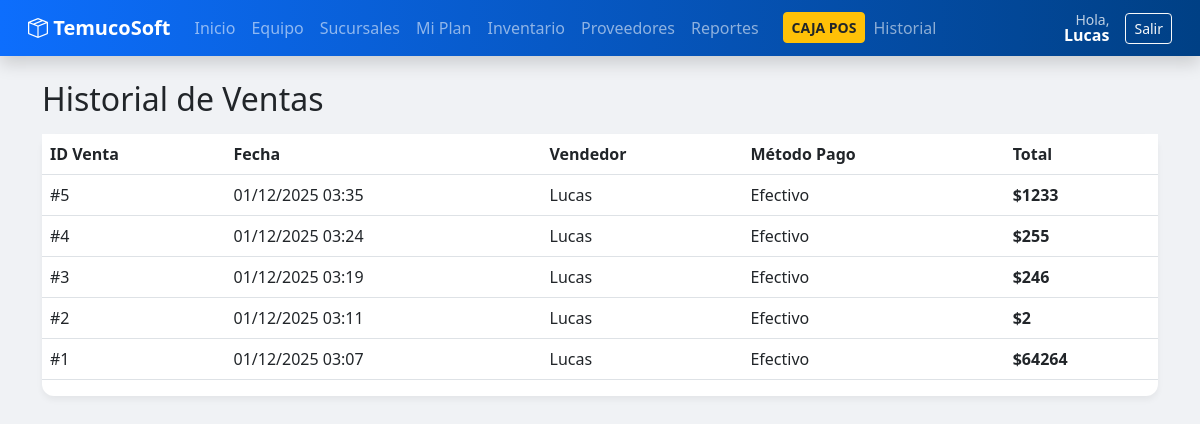
Page /sales/ (signed in) on the committed database.
### api/models.py (models this page shows)
class User(AbstractUser):
    ROLES = (
        ('super_admin', 'Super Admin'),
        ('admin_cliente', 'Admin Cliente'),
        ('gerente', 'Gerente'),
        ('vendedor', 'Vendedor'),
        ('cliente_final', 'Cliente Ecommerce'),
    )
    username = None
    email = models.EmailField(unique=True)
    rut = models.CharField(max_length=12, blank=True, null=True, validators=[validar_rut_chileno]) # Validador
    role = models.CharField(max_length=20, choices=ROLES, default='cliente_final')
    company = models.ForeignKey(Company, on_delete=models.CASCADE, null=True, blank=True, related_name='users')
    USERNAME_FIELD = 'email'
    REQUIRED_FIELDS = []
    objects = UserManager()

class Sale(models.Model):
    PAYMENT_TYPES = (('cash', 'Efectivo'), ('debit', 'Débito'), ('credit', 'Crédito'), ('transfer', 'Transferencia'))
    company = models.ForeignKey(Company, on_delete=models.CASCADE)
    branch = models.ForeignKey(Branch, on_delete=models.SET_NULL, null=True)
    seller = models.ForeignKey(User, on_delete=models.SET_NULL, null=True)
    customer = models.ForeignKey(Customer, on_delete=models.SET_NULL, null=True, blank=True)
    total = models.DecimalField(max_digits=12, decimal_places=0, validators=[validar_positivo])
    payment_method = models.CharField(max_length=20, choices=PAYMENT_TYPES, default='cash')
    created_at = models.DateTimeField(auto_now_add=True) # Automático (no valida futuro porque es 'now')

### api/views.py (the view)
# urls.py: path('sales/', views.sale_list, name='sale_list'),
@login_required
def sale_list(request):
    return render(request, 'sales/list.html', {'sales': Sale.objects.filter(company=request.user.company).order_by('-created_at')})

### templates/sales/list.html
{% extends 'base.html' %}
{% block content %}
<h2>Historial de Ventas</h2>
<div class="card mt-3">
    <table class="table">
        <thead>
            <tr>
                <th>ID Venta</th>
                <th>Fecha</th>
                <th>Vendedor</th>
                <th>Método Pago</th>
                <th>Total</th>
            </tr>
        </thead>
        <tbody>
            {% for sale in sales %}
            <tr>
                <td>#{{ sale.id }}</td>
                <td>{{ sale.created_at|date:"d/m/Y H:i" }}</td>
                <td>{{ sale.seller.first_name }}</td>
                <td>{{ sale.get_payment_method_display }}</td>
                <td class="fw-bold">${{ sale.total }}</td>
            </tr>
            {% empty %}
            <tr><td colspan="5">No hay ventas registradas.</td></tr>
            {% endfor %}
        </tbody>
    </table>
</div>
{% endblock %}

### templates/base.html (shortened to what this page needs)
<!DOCTYPE html>
<html lang="es">
<head>
    <link href="https://cdn.jsdelivr.net/npm/bootstrap@5.3.0/dist/css/bootstrap.min.css" rel="stylesheet">
    <link rel="stylesheet" href="https://cdn.jsdelivr.net/npm/bootstrap-icons@1.10.5/font/bootstrap-icons.css">
</head>
<body>
    <nav class="navbar navbar-expand-lg navbar-dark mb-4 px-3 shadow">
        <div class="container-fluid">
            <a class="navbar-brand fw-bold" href="{% url 'dashboard' %}"><i class="bi bi-box-seam"></i> TemucoSoft</a>
            <div class="collapse navbar-collapse" id="navbarNav">
                {% if user.is_authenticated %}
                <ul class="navbar-nav me-auto">
                    <li class="nav-item"><a class="nav-link" href="{% url 'dashboard' %}">Inicio</a></li>
                    {% if user.role == 'admin_cliente' %}
                        <li class="nav-item"><a class="nav-link" href="{% url 'team_list' %}">Equipo</a></li>
                        <li class="nav-item"><a class="nav-link" href="{% url 'branch_list' %}">Sucursales</a></li>
                        <li class="nav-item"><a class="nav-link" href="{% url 'subscription' %}">Mi Plan</a></li>
                    {% endif %}
                    {% if user.role == 'admin_cliente' or user.role == 'gerente' %}
                        <li class="nav-item"><a class="nav-link" href="{% url 'product_list' %}">Inventario</a></li>
                        <li class="nav-item"><a class="nav-link" href="{% url 'supplier_list' %}">Proveedores</a></li>
                        <li class="nav-item"><a class="nav-link" href="{% url 'reports' %}">Reportes</a></li>
                    {% endif %}
                    {% if user.role != 'super_admin' %}
                        <li class="nav-item ms-lg-3"><a class="btn btn-warning text-dark fw-bold btn-sm mt-1" href="{% url 'pos' %}">CAJA POS</a></li>
                        <li class="nav-item"><a class="nav-link" href="{% url 'sale_list' %}">Historial</a></li>
                    {% endif %}
                </ul>
                <div class="d-flex align-items-center text-white">
                    <div class="me-3 text-end lh-1">
                        <small class="d-block opacity-75">Hola,</small>
                        <span class="fw-bold">{{ user.first_name }}</span>
                    </div>
                    <form action="{% url 'logout' %}" method="post">
                        {% csrf_token %}<button type="submit" class="btn btn-outline-light btn-sm">Salir</button>
                    </form>
                </div>
                {% endif %}
            </div>
        </div>
    </nav>
    <div class="container pb-5">
        {% block content %}{% endblock %}
    </div>
</body>
</html>

### templates/base.html (style rules this page uses)
body { background-color: #f0f2f5; font-family: 'Segoe UI', sans-serif; }
.navbar { background: linear-gradient(90deg, #0d6efd 0%, #004085 100%); }
.card { border: none; border-radius: 12px; box-shadow: 0 4px 6px rgba(0,0,0,0.05); transition: transform 0.2s; }

### rows in the picture
User: first_name "Lucas"
Sale: id "5", created_at "01/12/2025 03:35", seller.first_name "Lucas", payment_method "Efectivo", total "1233"
Sale: id "4", created_at "01/12/2025 03:24", seller.first_name "Lucas", payment_method "Efectivo", total "255"
Sale: id "3", created_at "01/12/2025 03:19", seller.first_name "Lucas", payment_method "Efectivo", total "246"
Sale: id "2", created_at "01/12/2025 03:11", seller.first_name "Lucas", payment_method "Efectivo", total "2"
Sale: id "1", created_at "01/12/2025 03:07", seller.first_name "Lucas", payment_method "Efectivo", total "64264"
